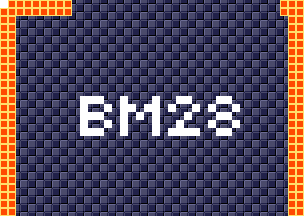

The image is a tile-based game level rendered from a .tmx file. Its description and source (layers, tilesets, objects; grid data summarised) follow:
An orthogonal 38x27 tile map with 8x8 px tiles, 4 tile layers (background, foreground, room numbers, Objects), 15 tilesets.

<map version="1.5" tiledversion="1.7.1" orientation="orthogonal" renderorder="right-down" width="38" height="27" tilewidth="8" tileheight="8" infinite="0" nextlayerid="11" nextobjectid="1">
 <tileset firstgid="1" source="tilesheets/tsKarniMata.tsx" />
 <tileset firstgid="1025" source="tilesheets/tsVoodooWasp.tsx" />
 <tileset firstgid="2049" source="tilesheets/tsBurial.tsx" />
 <tileset firstgid="3073" source="tilesheets/tsBlueTemple.tsx" />
 <tileset firstgid="4097" source="tilesheets/tsGoddess.tsx" />
 <tileset firstgid="5121" source="tilesheets/tsKonark.tsx" />
 <tileset firstgid="6145" name="sEnemies" tilewidth="8" tileheight="8" tilecount="1024" columns="32">
  <image source="../grapx/tilesheets/sObjects.bmp" trans="ff94ff" width="256" height="256" />
 </tileset>
 <tileset firstgid="7169" source="tilesheets/tsIceTemple.tsx" />
 <tileset firstgid="8193" source="tilesheets/tsLavaArea.tsx" />
 <tileset firstgid="9217" source="tilesheets/tsBossArea.tsx" />
 <tileset firstgid="10241" source="tilesheets/tsPegu.tsx" />
 <tileset firstgid="11265" source="tilesheets/sTiwanakuTemple.tsx" />
 <tileset firstgid="12289" source="tilesheets/sIndraTemple.tsx" />
 <tileset firstgid="13313" source="tilesheets/sTeleport.tsx" />
 <tileset firstgid="14337" source="tilesheets/sObjects.tsx" />
 <layer id="2" name="background" width="38" height="27">
  <data>[1026 cells, 1026 non-empty, 2 distinct tile ids]</data>
 </layer>
 <layer id="1" name="foreground" width="38" height="27">
  <data>[1026 cells, 124 non-empty, 1 distinct tile ids]</data>
 </layer>
 <layer id="7" name="room numbers" width="38" height="27">
  <data>[1026 cells, 47 non-empty, 1 distinct tile ids]</data>
 </layer>
 <layer id="10" name="Objects" width="38" height="27">
  <data>[1026 cells, 0 non-empty, 0 distinct tile ids]</data>
 </layer>
</map>
